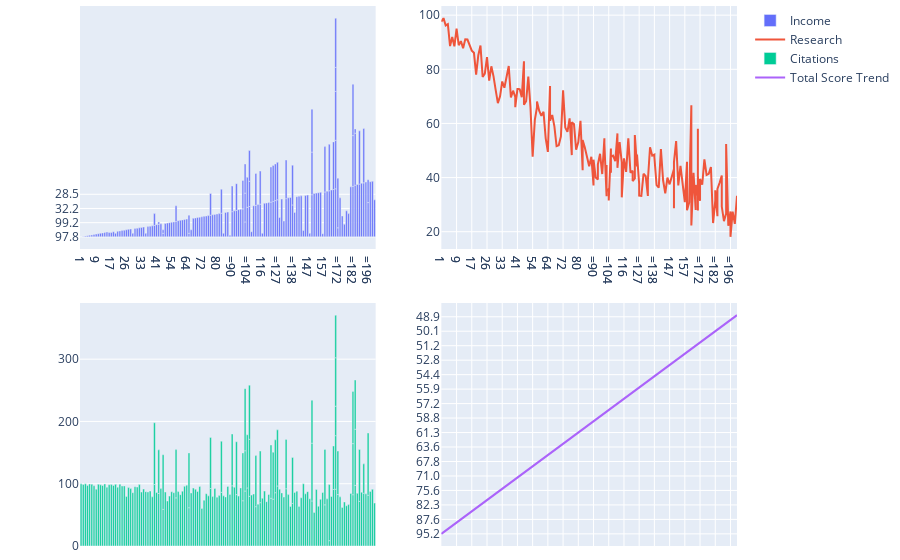

Notebook code cell kept with this figure:
### Code cell
# Filter data for the year 2015
data2016 = data_cleaned[data_cleaned.year == 2016]

# Bar plot for citations
sub1 = go.Bar(
    x = data2016.world_rank,  # X-axis: country
    y = data2016.income,     # Y-axis: total score
    name = "Income"          # Legend name for this plot
)

# Line plot for research
sub2 = go.Scatter(
    x = data2016.world_rank,
    y = data2016.research,  # Assuming 'research' is another column
    name = "Research",
    xaxis = "x2",              # Link to secondary x-axis
    yaxis = "y2"               # Link to secondary y-axis
)

# Bar plot for another variable (e.g., citations count)
sub3 = go.Bar(
    x = data2016.world_rank,
    y = data2016.citations,  # Assuming 'citations' is another column
    name = "Citations",
    xaxis = "x3",              # Link to third x-axis
    yaxis = "y3"               # Link to third y-axis
)

# Line plot for another variable (e.g., score trend over time or similar)
sub4 = go.Scatter(
    x = data2016.world_rank,
    y = data2016.total_score,  # Replace with another variable if needed
    name = "Total Score Trend",
    xaxis = "x4",              # Link to fourth x-axis
    yaxis = "y4"               # Link to fourth y-axis
)

data_ = [sub1, sub2, sub3, sub4]

# Layout configuration for subplots in a 2x2 grid
layout = go.Layout(
    # First subplot (top-left)
    xaxis = dict(domain=[0, 0.45]),  # First plot takes the left half
    yaxis = dict(domain=[0.55, 1]),  # First plot takes the top half
    
    # Second subplot (top-right)
    xaxis2 = dict(domain=[0.55, 1]),  # Second plot takes the right half
    yaxis2 = dict(domain=[0.55, 1], anchor="x2"),  # Second plot takes the top half
    
    # Third subplot (bottom-left)
    xaxis3 = dict(domain=[0, 0.45]),  # Third plot takes the left half
    yaxis3 = dict(domain=[0, 0.45], anchor="x3"),  # Third plot takes the bottom half
    
    # Fourth subplot (bottom-right)
    xaxis4 = dict(domain=[0.55, 1]),  # Fourth plot takes the right half
    yaxis4 = dict(domain=[0, 0.45], anchor="x4"),  # Fourth plot takes the bottom half

    # Adding space between the top and bottom rows
    margin = dict(t=6, b=10),  # Increase bottom margin and top margin for spacing
)

# Create the figure using the data and layout
fig = go.Figure(data=data_, layout=layout)
iplot(fig)

### Figure 1 — Plotly figure (JSON) as saved in the notebook; plotly's stock layout.template omitted (floating-point values rounded to 4 significant figures; data arrays with more than 128 entries replaced by an {"elided": "..."} marker saying what was removed)
{"data": [{"name": "Income", "type": "bar", "x": {"elided": "177 str values"}, "y": {"elided": "177 str values"}}, {"name": "Research", "type": "scatter", "x": {"elided": "177 str values"}, "xaxis": "x2", "y": {"elided": "177 float values"}, "yaxis": "y2"}, {"name": "Citations", "type": "bar", "x": {"elided": "177 str values"}, "xaxis": "x3", "y": {"elided": "177 float values"}, "yaxis": "y3"}, {"name": "Total Score Trend", "type": "scatter", "x": {"elided": "177 str values"}, "xaxis": "x4", "y": {"elided": "177 str values"}, "yaxis": "y4"}], "layout": {"margin": {"b": 10, "t": 6}, "xaxis": {"domain": [0, 0.45]}, "xaxis2": {"domain": [0.55, 1]}, "xaxis3": {"domain": [0, 0.45]}, "xaxis4": {"domain": [0.55, 1]}, "yaxis": {"domain": [0.55, 1]}, "yaxis2": {"anchor": "x2", "domain": [0.55, 1]}, "yaxis3": {"anchor": "x3", "domain": [0, 0.45]}, "yaxis4": {"anchor": "x4", "domain": [0, 0.45]}}}
